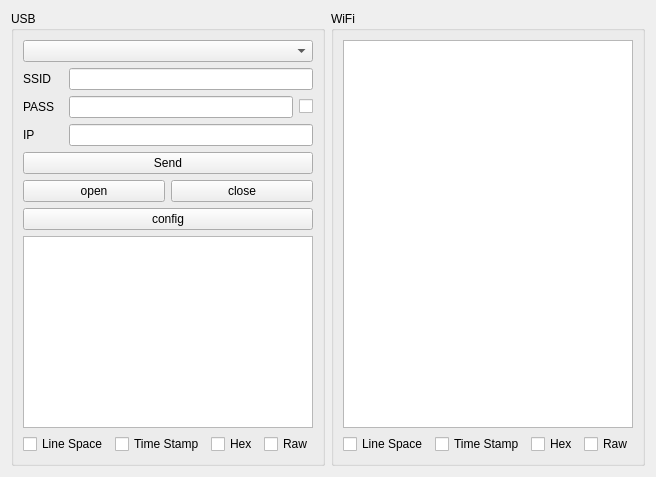
      <widget class="QWidget" name="tab_3">
       <attribute name="title">
        <string>Net</string>
       </attribute>
       <layout class="QGridLayout" name="gridLayout_3">
        <item row="0" column="0">
         <layout class="QGridLayout" name="gridLayout_2">
          <item row="0" column="0">
           <widget class="QGroupBox" name="groupBox">
            <property name="sizePolicy">
             <sizepolicy hsizetype="Expanding" vsizetype="Expanding">
              <horstretch>0</horstretch>
              <verstretch>0</verstretch>
             </sizepolicy>
            </property>
            <property name="title">
             <string>USB</string>
            </property>
            <layout class="QGridLayout" name="gridLayout_8">
             <item row="0" column="0">
              <layout class="QVBoxLayout" name="verticalLayout_14">
               <item>
                <widget class="QComboBox" name="Network_comboBox">
                 <item>
                  <property name="text">
                   <string/>
                  </property>
                 </item>
                 <item>
                  <property name="text">
                   <string>Departamento</string>
                  </property>
                 </item>
                 <item>
                  <property name="text">
                   <string>Laboratorio</string>
                  </property>
                 </item>
                </widget>
               </item>
               <item>
                <layout class="QHBoxLayout" name="horizontalLayout_14">
                 <item>
                  <widget class="QLabel" name="label_7">
                   <property name="minimumSize">
                    <size>
                     <width>40</width>
                     <height>0</height>
                    </size>
                   </property>
                   <property name="text">
                    <string>SSID</string>
                   </property>
                  </widget>
                 </item>
                 <item>
                  <widget class="QLineEdit" name="lineEdit_SSID">
                   <property name="sizePolicy">
                    <sizepolicy hsizetype="Expanding" vsizetype="Fixed">
                     <horstretch>0</horstretch>
                     <verstretch>0</verstretch>
                    </sizepolicy>
                   </property>
                   <property name="maximumSize">
                    <size>
                     <width>500</width>
                     <height>16777215</height>
                    </size>
                   </property>
                  </widget>
                 </item>
                </layout>
               </item>
               <item>
                <layout class="QHBoxLayout" name="horizontalLayout_13">
                 <item>
                  <widget class="QLabel" name="label_8">
                   <property name="minimumSize">
                    <size>
                     <width>40</width>
                     <height>0</height>
                    </size>
                   </property>
                   <property name="text">
                    <string>PASS</string>
                   </property>
                  </widget>
                 </item>
                 <item>
                  <widget class="QLineEdit" name="lineEdit_PASS">
                   <property name="sizePolicy">
                    <sizepolicy hsizetype="Expanding" vsizetype="Fixed">
                     <horstretch>0</horstretch>
                     <verstretch>0</verstretch>
                    </sizepolicy>
                   </property>
                   <property name="maximumSize">
                    <size>
                     <width>500</width>
                     <height>16777215</height>
                    </size>
                   </property>
                  </widget>
                 </item>
                 <item>
                  <widget class="QCheckBox" name="checkBox">
                   <property name="text">
                    <string notr="true"/>
                   </property>
                  </widget>
                 </item>
                </layout>
               </item>
               <item>
                <layout class="QHBoxLayout" name="horizontalLayout_8">
                 <item>
                  <widget class="QLabel" name="label_9">
                   <property name="minimumSize">
                    <size>
                     <width>40</width>
                     <height>0</height>
                    </size>
                   </property>
                   <property name="text">
                    <string>IP</string>
                   </property>
                  </widget>
                 </item>
                 <item>
                  <widget class="QLineEdit" name="lineEdit_IP">
                   <property name="sizePolicy">
                    <sizepolicy hsizetype="Expanding" vsizetype="Fixed">
                     <horstretch>0</horstretch>
                     <verstretch>0</verstretch>
                    </sizepolicy>
                   </property>
                   <property name="maximumSize">
                    <size>
                     <width>500</width>
                     <height>16777215</height>
                    </size>
                   </property>
                  </widget>
                 </item>
                </layout>
               </item>
               <item>
                <layout class="QVBoxLayout" name="verticalLayout_11">
                 <item>
                  <widget class="QPushButton" name="pushButton_IP">
                   <property name="text">
                    <string>Send</string>
                   </property>
                  </widget>
                 </item>
                 <item>
                  <layout class="QHBoxLayout" name="horizontalLayout_12">
                   <item>
                    <widget class="QPushButton" name="pushButton_open">
                     <property name="text">
                      <string>open</string>
                     </property>
                    </widget>
                   </item>
                   <item>
                    <widget class="QPushButton" name="pushButton_close">
                     <property name="text">
                      <string>close</string>
                     </property>
                    </widget>
                   </item>
                  </layout>
                 </item>
                 <item>
                  <widget class="QPushButton" name="pushButton_settings">
                   <property name="text">
                    <string>config</string>
                   </property>
                  </widget>
                 </item>
                </layout>
               </item>
               <item>
                <widget class="QTextBrowser" name="textBrowser_Net">
                 <property name="sizePolicy">
                  <sizepolicy hsizetype="Expanding" vsizetype="Expanding">
                   <horstretch>0</horstretch>
                   <verstretch>0</verstretch>
                  </sizepolicy>
                 </property>
                </widget>
               </item>
               <item>
                <layout class="QHBoxLayout" name="horizontalLayout_16">
                 <item>
                  <widget class="QCheckBox" name="line_space_net">
                   <property name="text">
                    <string>Line Space</string>
                   </property>
                  </widget>
                 </item>
                 <item>
                  <widget class="QCheckBox" name="time_stamp_net">
                   <property name="text">
                    <string>Time Stamp</string>
                   </property>
                  </widget>
                 </item>
                 <item>
                  <widget class="QCheckBox" name="hex_net">
                   <property name="text">
                    <string>Hex</string>
                   </property>
                  </widget>
                 </item>
                 <item>
                  <widget class="QCheckBox" name="raw_net">
                   <property name="text">
                    <string>Raw</string>
                   </property>
                  </widget>
                 </item>
                </layout>
               </item>
              </layout>
             </item>
            </layout>
           </widget>
          </item>
          <item row="0" column="1">
           <widget class="QGroupBox" name="groupBox_2">
            <property name="sizePolicy">
             <sizepolicy hsizetype="Expanding" vsizetype="Expanding">
              <horstretch>0</horstretch>
              <verstretch>0</verstretch>
             </sizepolicy>
            </property>
            <property name="title">
             <string>WiFi</string>
            </property>
            <layout class="QGridLayout" name="gridLayout_9">
             <item row="0" column="0">
              <layout class="QVBoxLayout" name="verticalLayout_16">
               <item>
                <widget class="QTextBrowser" name="textBrowser">
                 <property name="sizePolicy">
                  <sizepolicy hsizetype="Preferred" vsizetype="Expanding">
                   <horstretch>0</horstretch>
                   <verstretch>0</verstretch>
                  </sizepolicy>
                 </property>
                 <property name="styleSheet">
                  <string notr="true"/>
                 </property>
                 <property name="frameShadow">
                  <enum>QFrame::Shadow::Sunken</enum>
                 </property>
                </widget>
               </item>
               <item>
                <layout class="QHBoxLayout" name="horizontalLayout">
                 <item>
                  <widget class="QCheckBox" name="line_space_main">
                   <property name="text">
                    <string>Line Space</string>
                   </property>
                  </widget>
                 </item>
                 <item>
                  <widget class="QCheckBox" name="time_stamp_main">
                   <property name="text">
                    <string>Time Stamp</string>
                   </property>
                  </widget>
                 </item>
                 <item>
                  <widget class="QCheckBox" name="hex_main">
                   <property name="text">
                    <string>Hex</string>
                   </property>
                  </widget>
                 </item>
                 <item>
                  <widget class="QCheckBox" name="raw_main">
                   <property name="text">
                    <string>Raw</string>
                   </property>
                  </widget>
                 </item>
                </layout>
               </item>
              </layout>
             </item>
            </layout>
           </widget>
          </item>
         </layout>
        </item>
       </layout>
      </widget>
